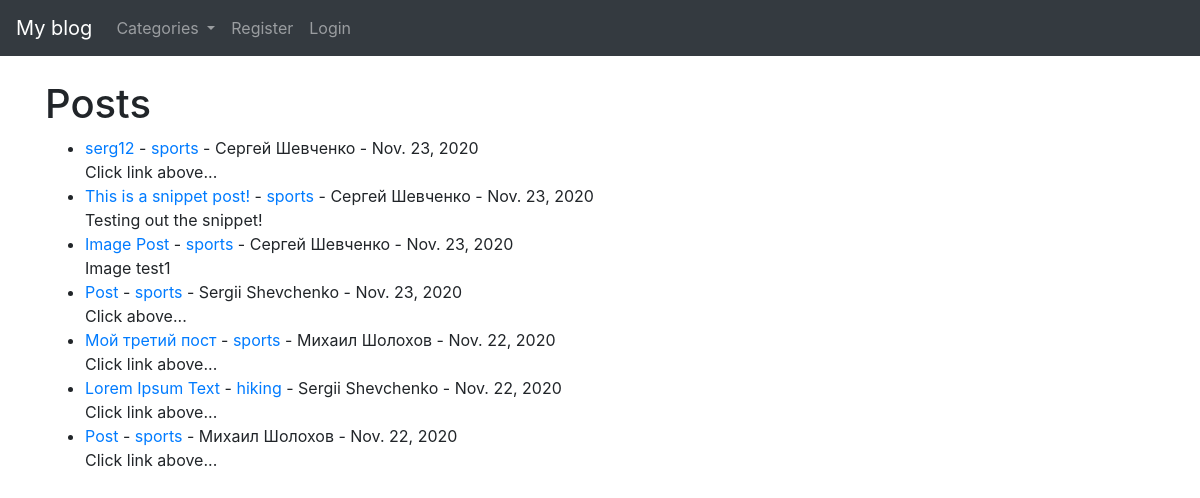
The app's page /, older data.
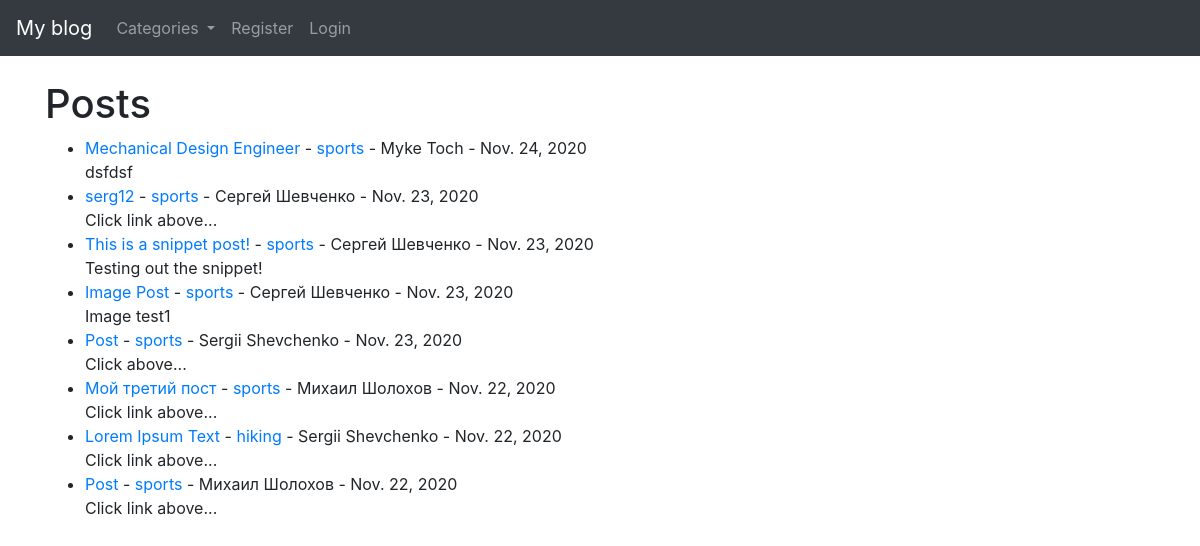
The same page, newer data.
### theblog/models.py (models this page shows, shortened)
class Post(models.Model):
    title = models.CharField(max_length=255)
    header_image = models.ImageField(null=True, blank=True, upload_to="images/")
    title_tag = models.CharField(max_length=255, default="My blog")
    author = models.ForeignKey(User, on_delete=models.CASCADE)
    body = RichTextField(blank=True, null=True)
    post_date = models.DateField(auto_now_add=True)
    category = models.CharField(max_length=255, default='coding')
    snippet = models.CharField(max_length=255)
    likes = models.ManyToManyField(User, related_name='blog_posts')

### theblog/views.py (the view)
# urls.py: path('', HomeView.as_view(), name='home'),
class HomeView(ListView):
    model = Post
    template_name = 'home.html'
    ordering = ['-post_date']
    def get_context_data(self, *args, **kwargs):
        cat_menu = Category.objects.all()
        context = super(HomeView, self).get_context_data(*args, **kwargs)
        context['cat_menu'] = cat_menu
        return context

### theblog/models.py (called while the page is built)
    def __str__(self):
        return self.name

### theblog/templates/home.html (shortened to what this page needs)
{% extends 'base.html'  %}
{% block content %}
    <h1>Posts</h1>
    <ul>
    {% for post in object_list %}
        <li><a href="{% url 'article_detail' post.pk %}">{{ post.title }}</a> -
            <a href="{% url 'category' post.category|slugify %}">{{ post.category }}</a> -
            {{ post.author.first_name }}
            {{ post.author.last_name }} -
            {{ post.post_date }} <br/>
            {{ post.snippet }}
        </li>
    {% endfor %}
    </ul>
{% endblock %}

Row changes from the older to the newer data that the page shows:
added Post: title "Mechanical Design Engineer", category "sports", author.first_name "Myke", author.last_name "Toch", post_date "Nov. 24, 2020", snippet "dsfdsf"
